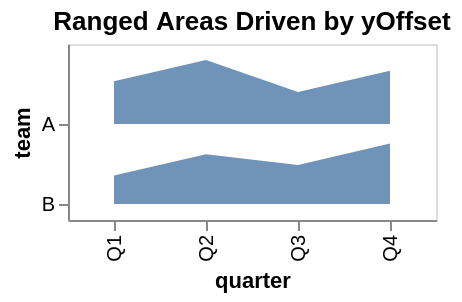

Describe this chart as a Vega-Lite specification.
### Vega specification from a JSON file in a GitHub repository (floating-point values rounded to 4 significant figures)
{"$schema": "https://vega.github.io/schema/vega/v6.json", "background": "white", "padding": 5, "title": {"text": "Ranged Areas Driven by yOffset", "frame": "group"}, "style": "cell", "data": [{"name": "source_0", "values": [{"quarter": "Q1", "team": "A", "score": 12}, {"quarter": "Q2", "team": "A", "score": 18}, {"quarter": "Q3", "team": "A", "score": 9}, {"quarter": "Q4", "team": "A", "score": 15}, {"quarter": "Q1", "team": "B", "score": 8}, {"quarter": "Q2", "team": "B", "score": 14}, {"quarter": "Q3", "team": "B", "score": 11}, {"quarter": "Q4", "team": "B", "score": 17}]}], "signals": [{"name": "x_step", "value": 46}, {"name": "width", "update": "bandspace(domain('x').length, 1, 0.5) * x_step"}, {"name": "y_step", "value": 40}, {"name": "height", "update": "bandspace(domain('y').length, 0.2, 0.2) * y_step"}], "marks": [{"name": "pathgroup", "type": "group", "from": {"facet": {"name": "faceted_path_main", "data": "source_0", "groupby": ["team"]}}, "encode": {"update": {"width": {"field": {"group": "width"}}, "height": {"field": {"group": "height"}}}}, "marks": [{"name": "marks", "type": "area", "style": ["area"], "sort": {"field": "x"}, "from": {"data": "faceted_path_main"}, "encode": {"update": {"opacity": {"value": 0.8}, "fill": {"value": "#4c78a8"}, "description": {"signal": "\"quarter: \" + (isValid(datum[\"quarter\"]) ? isArray(datum[\"quarter\"]) ? join(datum[\"quarter\"], ' ') : datum[\"quarter\"] : \"\"+datum[\"quarter\"]) + \"; team: \" + (isValid(datum[\"team\"]) ? isArray(datum[\"team\"]) ? join(datum[\"team\"], ' ') : datum[\"team\"] : \"\"+datum[\"team\"]) + \"; score: \" + (format(datum[\"score\"], \"\"))"}, "x": {"scale": "x", "field": "quarter"}, "y": {"scale": "y", "field": "team", "offset": {"scale": "yOffset", "field": "score"}}, "y2": {"scale": "y", "field": "team", "offset": {"signal": "isFinite(scale(\"yOffset\", clamp(0, extent(domain(\"yOffset\"))[0], extent(domain(\"yOffset\"))[1]))) && isFinite(bandwidth(\"y\")) && bandwidth(\"y\") > 0 ? clamp(scale(\"yOffset\", clamp(0, extent(domain(\"yOffset\"))[0], extent(domain(\"yOffset\"))[1])), 0, bandwidth(\"y\")) : (isFinite(bandwidth(\"y\")) ? (bandwidth(\"y\")) / 2 : 0)"}}, "defined": {"signal": "isValid(datum[\"score\"]) && isFinite(+datum[\"score\"])"}}}}]}], "scales": [{"name": "x", "type": "point", "domain": {"data": "source_0", "field": "quarter", "sort": true}, "range": {"step": {"signal": "x_step"}}, "padding": 0.5}, {"name": "y", "type": "band", "domain": {"data": "source_0", "field": "team", "sort": true}, "range": {"step": {"signal": "y_step"}}, "paddingInner": 0.2, "paddingOuter": 0.2}, {"name": "yOffset", "type": "linear", "domain": {"data": "source_0", "field": "score"}, "range": [{"signal": "bandwidth('y')"}, 0], "zero": true}], "axes": [{"scale": "x", "orient": "bottom", "grid": false, "title": "quarter", "labelAlign": "right", "labelAngle": 270, "labelBaseline": "middle", "zindex": 0}, {"scale": "y", "orient": "left", "grid": false, "title": "team", "bandPosition": {"signal": "isFinite(scale(\"yOffset\", clamp(0, extent(domain(\"yOffset\"))[0], extent(domain(\"yOffset\"))[1]))) && isFinite(bandwidth(\"y\")) && bandwidth(\"y\") > 0 ? clamp(scale(\"yOffset\", clamp(0, extent(domain(\"yOffset\"))[0], extent(domain(\"yOffset\"))[1])) / bandwidth(\"y\"), 0, 1) : 0.5"}, "encode": {"labels": {"update": {"y": {"scale": "y", "signal": "datum.value", "band": {"signal": "isFinite(scale(\"yOffset\", clamp(0, extent(domain(\"yOffset\"))[0], extent(domain(\"yOffset\"))[1]))) && isFinite(bandwidth(\"y\")) && bandwidth(\"y\") > 0 ? clamp(scale(\"yOffset\", clamp(0, extent(domain(\"yOffset\"))[0], extent(domain(\"yOffset\"))[1])) / bandwidth(\"y\"), 0, 1) : 0.5"}}}}}, "zindex": 0}]}
